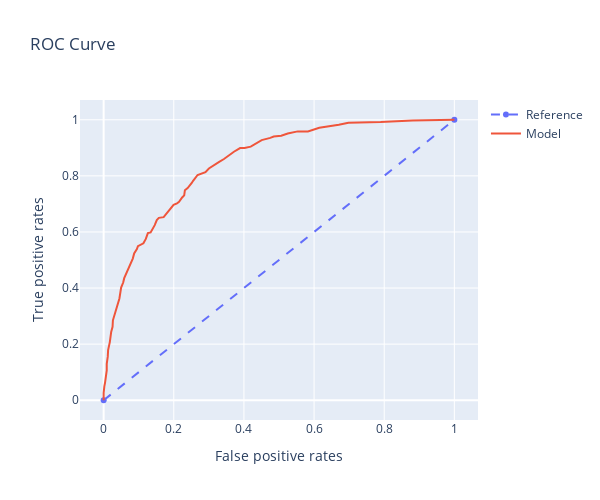

Notebook source saved alongside this figure:
### Markdown cell above
## ROC Curve

### Code cell
# ROC Curve from scratch
trace1 = go.Scatter(x=[0, 1], y=[0, 1], mode='lines+markers', line=dict(dash='dash'), name='Reference')
trace2 = go.Scatter(x=confusion_scores['fpn'], y=confusion_scores['tpr'], name='Model')

data = [trace1, trace2]

layout = go.Layout(title='ROC Curve', xaxis_title='False positive rates', yaxis_title='True positive rates', width=600, height=500)

figure = go.Figure(data=data, layout=layout)

py.iplot(figure)
